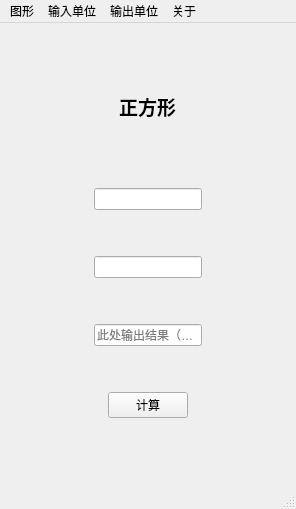
<?xml version="1.0" encoding="UTF-8"?>
<ui version="4.0">
 <class>Calculator</class>
 <widget class="QMainWindow" name="Calculator">
  <property name="geometry">
   <rect>
    <x>0</x>
    <y>0</y>
    <width>296</width>
    <height>509</height>
   </rect>
  </property>
  <property name="sizePolicy">
   <sizepolicy hsizetype="Fixed" vsizetype="Fixed">
    <horstretch>0</horstretch>
    <verstretch>0</verstretch>
   </sizepolicy>
  </property>
  <property name="minimumSize">
   <size>
    <width>0</width>
    <height>0</height>
   </size>
  </property>
  <property name="maximumSize">
   <size>
    <width>10000</width>
    <height>10000</height>
   </size>
  </property>
  <property name="windowTitle">
   <string>通用面积计算器</string>
  </property>
  <property name="windowIcon">
   <iconset>
    <normaloff>calculator.ico</normaloff>calculator.ico</iconset>
  </property>
  <widget class="QWidget" name="centralwidget">
   <layout class="QHBoxLayout" name="horizontalLayout">
    <item>
     <spacer name="horizontalSpacer">
      <property name="orientation">
       <enum>Qt::Horizontal</enum>
      </property>
      <property name="sizeHint" stdset="0">
       <size>
        <width>40</width>
        <height>20</height>
       </size>
      </property>
     </spacer>
    </item>
    <item>
     <layout class="QVBoxLayout" name="verticalLayout_2">
      <item>
       <spacer name="verticalSpacer_7">
        <property name="orientation">
         <enum>Qt::Vertical</enum>
        </property>
        <property name="sizeHint" stdset="0">
         <size>
          <width>20</width>
          <height>40</height>
         </size>
        </property>
       </spacer>
      </item>
      <item alignment="Qt::AlignHCenter">
       <widget class="QLabel" name="label">
        <property name="minimumSize">
         <size>
          <width>0</width>
          <height>0</height>
         </size>
        </property>
        <property name="maximumSize">
         <size>
          <width>10000</width>
          <height>10000</height>
         </size>
        </property>
        <property name="font">
         <font>
          <family>Arial</family>
          <pointsize>14</pointsize>
          <weight>75</weight>
          <italic>false</italic>
          <bold>true</bold>
         </font>
        </property>
        <property name="text">
         <string>正方形</string>
        </property>
       </widget>
      </item>
      <item>
       <spacer name="verticalSpacer_4">
        <property name="orientation">
         <enum>Qt::Vertical</enum>
        </property>
        <property name="sizeHint" stdset="0">
         <size>
          <width>20</width>
          <height>40</height>
         </size>
        </property>
       </spacer>
      </item>
      <item>
       <layout class="QVBoxLayout" name="verticalLayout">
        <item>
         <widget class="QLineEdit" name="value1">
          <property name="minimumSize">
           <size>
            <width>0</width>
            <height>0</height>
           </size>
          </property>
          <property name="maximumSize">
           <size>
            <width>10000</width>
            <height>10000</height>
           </size>
          </property>
          <property name="placeholderText">
           <string/>
          </property>
         </widget>
        </item>
        <item>
         <spacer name="verticalSpacer_3">
          <property name="orientation">
           <enum>Qt::Vertical</enum>
          </property>
          <property name="sizeHint" stdset="0">
           <size>
            <width>20</width>
            <height>40</height>
           </size>
          </property>
         </spacer>
        </item>
        <item>
         <widget class="QLineEdit" name="value2">
          <property name="enabled">
           <bool>true</bool>
          </property>
          <property name="mouseTracking">
           <bool>true</bool>
          </property>
          <property name="tabletTracking">
           <bool>false</bool>
          </property>
          <property name="acceptDrops">
           <bool>true</bool>
          </property>
          <property name="autoFillBackground">
           <bool>false</bool>
          </property>
          <property name="dragEnabled">
           <bool>false</bool>
          </property>
          <property name="readOnly">
           <bool>false</bool>
          </property>
          <property name="clearButtonEnabled">
           <bool>false</bool>
          </property>
         </widget>
        </item>
        <item>
         <spacer name="verticalSpacer_5">
          <property name="orientation">
           <enum>Qt::Vertical</enum>
          </property>
          <property name="sizeHint" stdset="0">
           <size>
            <width>20</width>
            <height>40</height>
           </size>
          </property>
         </spacer>
        </item>
        <item>
         <widget class="QLineEdit" name="result">
          <property name="minimumSize">
           <size>
            <width>0</width>
            <height>0</height>
           </size>
          </property>
          <property name="maximumSize">
           <size>
            <width>1000</width>
            <height>1000</height>
           </size>
          </property>
          <property name="text">
           <string/>
          </property>
          <property name="placeholderText">
           <string>此处输出结果（cm^2)</string>
          </property>
         </widget>
        </item>
        <item>
         <spacer name="verticalSpacer_6">
          <property name="orientation">
           <enum>Qt::Vertical</enum>
          </property>
          <property name="sizeHint" stdset="0">
           <size>
            <width>20</width>
            <height>40</height>
           </size>
          </property>
         </spacer>
        </item>
       </layout>
      </item>
      <item alignment="Qt::AlignHCenter|Qt::AlignVCenter">
       <widget class="QPushButton" name="calculator">
        <property name="minimumSize">
         <size>
          <width>0</width>
          <height>0</height>
         </size>
        </property>
        <property name="maximumSize">
         <size>
          <width>1000</width>
          <height>1000</height>
         </size>
        </property>
        <property name="text">
         <string>计算</string>
        </property>
       </widget>
      </item>
      <item>
       <spacer name="verticalSpacer">
        <property name="orientation">
         <enum>Qt::Vertical</enum>
        </property>
        <property name="sizeHint" stdset="0">
         <size>
          <width>20</width>
          <height>40</height>
         </size>
        </property>
       </spacer>
      </item>
     </layout>
    </item>
    <item>
     <spacer name="horizontalSpacer_2">
      <property name="orientation">
       <enum>Qt::Horizontal</enum>
      </property>
      <property name="sizeHint" stdset="0">
       <size>
        <width>40</width>
        <height>20</height>
       </size>
      </property>
     </spacer>
    </item>
   </layout>
  </widget>
  <widget class="QMenuBar" name="menubar">
   <property name="geometry">
    <rect>
     <x>0</x>
     <y>0</y>
     <width>296</width>
     <height>26</height>
    </rect>
   </property>
   <widget class="QMenu" name="graphics">
    <property name="title">
     <string>图形</string>
    </property>
    <addaction name="square"/>
    <addaction name="separator"/>
    <addaction name="circle"/>
    <addaction name="separator"/>
    <addaction name="ellipse"/>
    <addaction name="separator"/>
    <addaction name="rectangle"/>
    <addaction name="separator"/>
    <addaction name="triangle"/>
    <addaction name="separator"/>
    <addaction name="parallelogram"/>
   </widget>
   <widget class="QMenu" name="inputunit">
    <property name="title">
     <string>输入单位</string>
    </property>
    <addaction name="icm"/>
    <addaction name="separator"/>
    <addaction name="iinches"/>
   </widget>
   <widget class="QMenu" name="menu">
    <property name="title">
     <string>关于</string>
    </property>
    <addaction name="information"/>
    <addaction name="separator"/>
    <addaction name="version"/>
    <addaction name="separator"/>
    <addaction name="term"/>
    <addaction name="separator"/>
    <addaction name="state"/>
   </widget>
   <widget class="QMenu" name="outputunit">
    <property name="title">
     <string>输出单位</string>
    </property>
    <addaction name="ocm"/>
    <addaction name="separator"/>
    <addaction name="oinches"/>
   </widget>
   <addaction name="graphics"/>
   <addaction name="inputunit"/>
   <addaction name="outputunit"/>
   <addaction name="menu"/>
  </widget>
  <widget class="QStatusBar" name="statusbar"/>
  <action name="square">
   <property name="text">
    <string>正方形</string>
   </property>
  </action>
  <action name="actioncfx">
   <property name="text">
    <string>cfx</string>
   </property>
  </action>
  <action name="circle">
   <property name="text">
    <string>圆形</string>
   </property>
  </action>
  <action name="rectangle">
   <property name="text">
    <string>长方形</string>
   </property>
  </action>
  <action name="triangle">
   <property name="text">
    <string>三角形</string>
   </property>
  </action>
  <action name="icm">
   <property name="text">
    <string>厘米(当前）</string>
   </property>
  </action>
  <action name="iinches">
   <property name="text">
    <string>英寸</string>
   </property>
  </action>
  <action name="information">
   <property name="text">
    <string>信息</string>
   </property>
  </action>
  <action name="parallelogram">
   <property name="text">
    <string>平行四边形</string>
   </property>
  </action>
  <action name="ocm">
   <property name="text">
    <string>厘米(当前）</string>
   </property>
  </action>
  <action name="oinches">
   <property name="text">
    <string>英寸</string>
   </property>
  </action>
  <action name="version">
   <property name="text">
    <string>版本</string>
   </property>
  </action>
  <action name="term">
   <property name="text">
    <string>团队</string>
   </property>
  </action>
  <action name="state">
   <property name="text">
    <string>说明</string>
   </property>
  </action>
  <action name="ellipse">
   <property name="text">
    <string>椭圆</string>
   </property>
  </action>
 </widget>
 <resources/>
 <connections/>
</ui>
